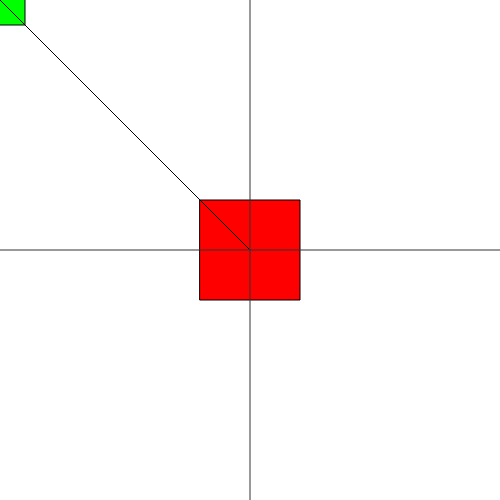
Frame 1 (no input)
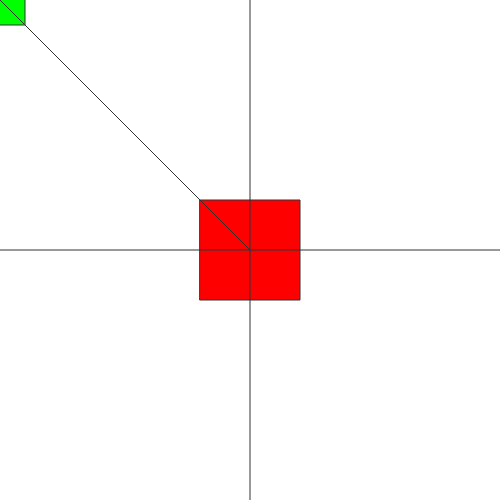
Frame 60 (no input)
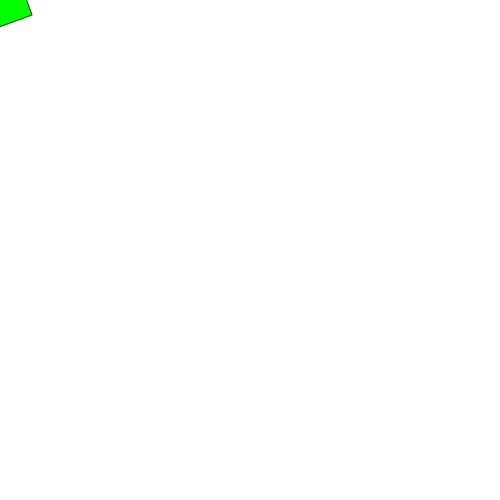
Frame 120 (the mouse pressed at the canvas centre since frame 60)

The p5.js sketch that drew these frames (run headless with seeded random() and noise() and a simulated clock; from frame 60 on, the mouse is pressed at the canvas centre):

// p5.js sketch
// ── sketch.js
function setup() {
  createCanvas(500, 500);
  rectMode(CENTER);
}

function draw() {
  background(255);
  //Esto no da el resultado esperado.
  //Con este metodo estamos rotando el canvas, no los elementos
  //rotate(radians(0)); 
  rotate(radians(mouseY));  //activar esto para rotar con el mouse
  fill(0,255,0);
  rect(0, 0, 50, 50);
  fill(255,0,0);
  rect(width/2, height/2, 100, 100);
  line(0, 0, width/2, height/2);
  
  stroke(50);
  line(width/2, 0, width/2, height);
  line(0, height/2, width, height/2);
}
